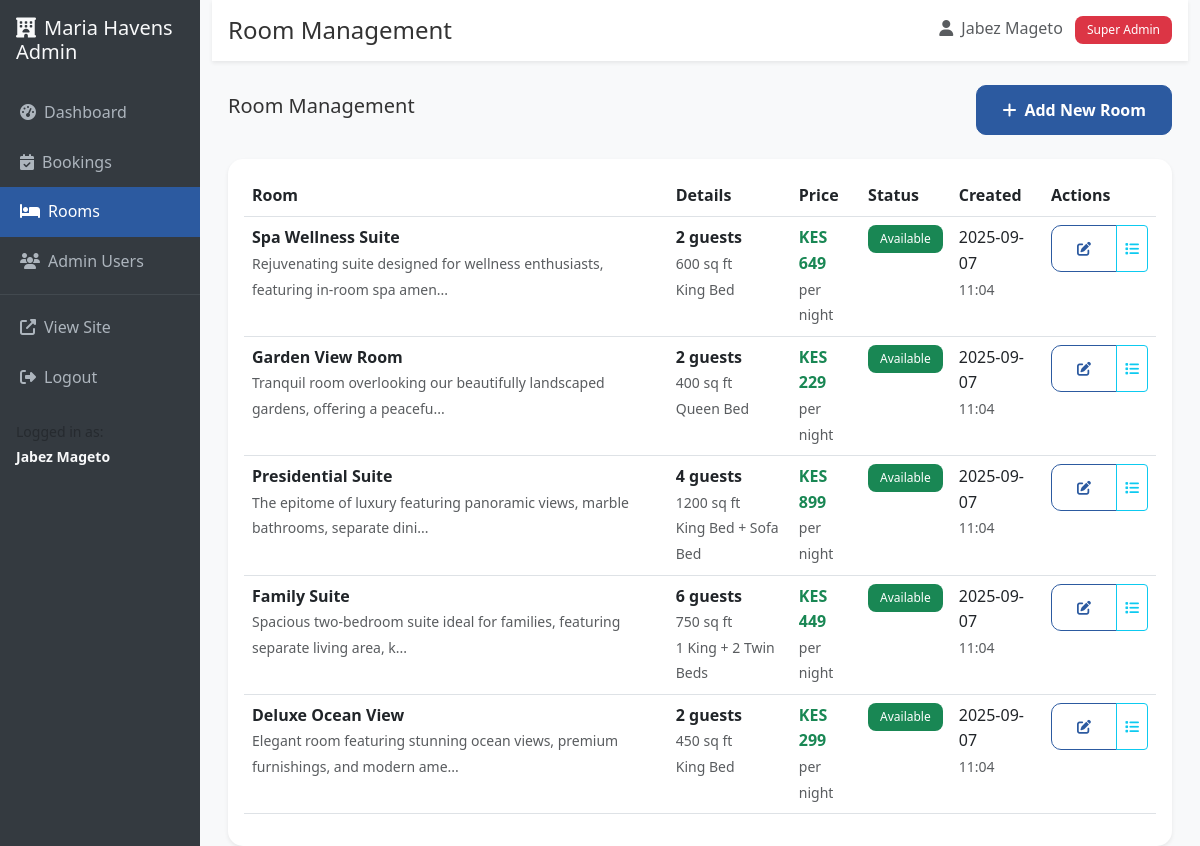
The page /admin/rooms (signed in) on the database its author committed.
### models.py (models this page shows, shortened)
class User(UserMixin, db.Model):
    __tablename__ = 'users'
    id = db.Column(db.Integer, primary_key=True)
    email = db.Column(db.String(120), unique=True, nullable=False)
    password_hash = db.Column(db.String(256), nullable=False)
    name = db.Column(db.String(100), nullable=False)
    is_admin = db.Column(db.Boolean, default=False)
    is_super_admin = db.Column(db.Boolean, default=False)  # Manager who can create other admins
    created_at = db.Column(db.DateTime, default=datetime.utcnow)
    created_by_id = db.Column(db.Integer, db.ForeignKey('users.id'))  # Track who created this admin
    created_admins = db.relationship('User', backref=db.backref('created_by', remote_side=[id]), lazy=True)

class Room(db.Model):
    __tablename__ = 'rooms'
    id = db.Column(db.Integer, primary_key=True)
    name = db.Column(db.String(100), nullable=False)
    description = db.Column(Text, nullable=False)
    price_per_night = db.Column(db.Numeric(10, 2), nullable=False)
    max_occupancy = db.Column(db.Integer, nullable=False)
    room_size = db.Column(db.String(50))
    bed_type = db.Column(db.String(50))
    amenities = db.Column(Text)  # JSON string of amenities
    image_url = db.Column(db.String(200))
    is_available = db.Column(db.Boolean, default=True)
    created_at = db.Column(db.DateTime, default=datetime.utcnow)

### routes.py (the view)
@app.route('/admin/rooms')
@login_required
def admin_rooms():
    if not current_user.is_admin:
        flash('Access denied. Admin privileges required.', 'danger')
        return redirect(url_for('index'))
    page = request.args.get('page', 1, type=int)
    rooms = Room.query.order_by(Room.created_at.desc()).paginate(
        page=page, per_page=10, error_out=False)
    return render_template('admin/rooms.html', rooms=rooms)

### app.py (called while the page is built)
@login_manager.user_loader
def load_user(user_id):
    return User.query.get(int(user_id))

### templates/admin/rooms.html (shortened to what this page needs)
{% extends "admin/base.html" %}
{% block page_title %}Room Management{% endblock %}
{% block content %}
<div class="d-flex justify-content-between align-items-center mb-4">
    <h5>Room Management</h5>
    <a href="{{ url_for('admin_add_room') }}" class="btn btn-primary">
        <i class="fas fa-plus me-2"></i>Add New Room
    </a>
</div>
<div class="card border-0 shadow-sm">
    <div class="card-body">
        {% if rooms.items %}
        <div class="table-responsive">
            <table class="table table-hover">
                <thead>
                    <tr>
                        <th>Room</th>
                        <th>Details</th>
                        <th>Price</th>
                        <th>Status</th>
                        <th>Created</th>
                        <th>Actions</th>
                    </tr>
                </thead>
                <tbody>
                    {% for room in rooms.items %}
                    <tr>
                        <td>
                            <strong>{{ room.name }}</strong><br>
                            <small class="text-muted">{{ room.description[:80] }}{% if room.description|length > 80 %}...{% endif %}</small>
                        </td>
                        <td>
                            <strong>{{ room.max_occupancy }} guests</strong><br>
                            {% if room.room_size %}<small class="text-muted">{{ room.room_size }}</small><br>{% endif %}
                            {% if room.bed_type %}<small class="text-muted">{{ room.bed_type }}</small>{% endif %}
                        </td>
                        <td>
                            <strong class="text-success">KES {{ "{:,.0f}".format(room.price_per_night) }}</strong><br>
                            <small class="text-muted">per night</small>
                        </td>
                        <td>
                            {% if room.is_available %}
                                <span class="badge bg-success">Available</span>
                            {% else %}
                                <span class="badge bg-danger">Unavailable</span>
                            {% endif %}
                        </td>
                        <td>
                            {{ room.created_at.strftime('%Y-%m-%d') }}<br>
                            <small class="text-muted">{{ room.created_at.strftime('%H:%M') }}</small>
                        </td>
                        <td>
                            <div class="btn-group" role="group">
                                <a href="{{ url_for('admin_edit_room', room_id=room.id) }}" class="btn btn-sm btn-outline-primary">
                                    <i class="fas fa-edit"></i>
                                </a>
                                <button type="button" class="btn btn-sm btn-outline-info" data-bs-toggle="modal" data-bs-target="#amenities-{{ room.id }}">
                                    <i class="fas fa-list"></i>
                                </button>
                            </div>
                        </td>
                    </tr>
                    {% endfor %}
                </tbody>
            </table>
        </div>
        {% endif %}
    </div>
</div>
{% endblock %}

### templates/admin/base.html (shortened to what this page needs)
<!DOCTYPE html>
<html lang="en">
<head>
    <link href="https://cdn.jsdelivr.net/npm/bootstrap@5.3.0/dist/css/bootstrap.min.css" rel="stylesheet">
    <link href="https://cdnjs.cloudflare.com/ajax/libs/font-awesome/6.4.0/css/all.min.css" rel="stylesheet">
    <link href="{{ url_for('static', filename='css/style.css') }}" rel="stylesheet">
</head>
<body>
    <div class="container-fluid">
        <div class="row">
            <div class="col-md-3 col-lg-2 px-0 admin-sidebar">
                <div class="p-3">
                    <h5 class="text-light">
                        <i class="fas fa-hotel me-2"></i>Maria Havens Admin
                    </h5>
                </div>
                <nav class="nav flex-column">
                    <a class="sidebar-item {% if request.endpoint == 'admin_dashboard' %}active{% endif %}"
                       href="{{ url_for('admin_dashboard') }}">
                        <i class="fas fa-tachometer-alt me-2"></i>Dashboard
                    </a>
                    <a class="sidebar-item {% if request.endpoint == 'admin_bookings' %}active{% endif %}"
                       href="{{ url_for('admin_bookings') }}">
                        <i class="fas fa-calendar-check me-2"></i>Bookings
                    </a>
                    <a class="sidebar-item {% if request.endpoint in ['admin_rooms', 'admin_add_room', 'admin_edit_room'] %}active{% endif %}"
                       href="{{ url_for('admin_rooms') }}">
                        <i class="fas fa-bed me-2"></i>Rooms
                    </a>
                    {% if current_user.is_super_admin %}
                    <a class="sidebar-item {% if request.endpoint in ['admin_users', 'admin_add_user'] %}active{% endif %}"
                       href="{{ url_for('admin_users') }}">
                        <i class="fas fa-users me-2"></i>Admin Users
                    </a>
                    {% endif %}
                    <hr class="text-secondary my-2">
                    <a class="sidebar-item" href="{{ url_for('index') }}" target="_blank">
                        <i class="fas fa-external-link-alt me-2"></i>View Site
                    </a>
                    <a class="sidebar-item" href="{{ url_for('admin_logout') }}">
                        <i class="fas fa-sign-out-alt me-2"></i>Logout
                    </a>
                </nav>
                <div class="p-3 mt-auto">
                    <small class="text-muted">
                        Logged in as:<br>
                        <strong class="text-light">{{ current_user.name }}</strong>
                    </small>
                </div>
            </div>
            <div class="col-md-9 col-lg-10 admin-content">
                <div class="bg-white shadow-sm p-3 mb-4">
                    <div class="d-flex justify-content-between align-items-center">
                        <h4 class="mb-0">{% block page_title %}Admin Dashboard{% endblock %}</h4>
                        <span class="text-muted">
                            <i class="fas fa-user me-2"></i>{{ current_user.name }}
                            {% if current_user.is_super_admin %}<span class="badge bg-danger ms-2">Super Admin</span>{% endif %}
                        </span>
                    </div>
                </div>
                <div class="px-3">
                    {% block content %}{% endblock %}
                </div>
            </div>
        </div>
    </div>
</body>
</html>

### static/css/style.css (style rules this page uses)
:root { --primary-color: #2c5aa0; --secondary-color: #f8f9fa; --accent-color: #17a2b8; --dark-color: #343a40; --light-color: #ffffff; }
body { font-family: 'Segoe UI', Tahoma, Geneva, Verdana, sans-serif; line-height: 1.6; color: #333; }
.card { transition: transform 0.3s ease, box-shadow 0.3s ease; border-radius: 15px; overflow: hidden; }
.btn-primary { background: var(--primary-color); border-color: var(--primary-color); border-radius: 10px; padding: 12px 25px; font-weight: 600; transition: all 0.3s ease; }
.btn-outline-primary { color: var(--primary-color); border-color: var(--primary-color); border-radius: 10px; padding: 12px 25px; font-weight: 600; transition: all 0.3s ease; }
.badge { font-weight: 500; padding: 8px 12px; border-radius: 8px; }

### templates/admin/base.html (style rules this page uses)
.admin-sidebar { min-height: 100vh; background: var(--dark-color); }
.admin-content { min-height: 100vh; background: #f8f9fa; }
.sidebar-item { color: #adb5bd; text-decoration: none; padding: 12px 20px; display: block; transition: all 0.3s; }
.sidebar-item:hover, .sidebar-item.active { color: white; background: var(--primary-color); }

### rows shown on the page
User: name "Jabez Mageto"
Room: name "Spa Wellness Suite", description "Rejuvenating suite designed for wellness enthusiasts, featuring in-room spa amen", max_occupancy "2", room_size "600 sq ft", bed_type "King Bed", price_per_night "649", is_available "Available", created_at "2025-09-07", created_at "11:04"
Room: name "Garden View Room", description "Tranquil room overlooking our beautifully landscaped gardens, offering a peacefu", max_occupancy "2", room_size "400 sq ft", bed_type "Queen Bed", price_per_night "229", is_available "Available", created_at "2025-09-07", created_at "11:04"
Room: name "Presidential Suite", description "The epitome of luxury featuring panoramic views, marble bathrooms, separate dini", max_occupancy "4", room_size "1200 sq ft", bed_type "King Bed + Sofa Bed", price_per_night "899", is_available "Available", created_at "2025-09-07", created_at "11:04"
Room: name "Family Suite", description "Spacious two-bedroom suite ideal for families, featuring separate living area, k", max_occupancy "6", room_size "750 sq ft", bed_type "1 King + 2 Twin Beds", price_per_night "449", is_available "Available", created_at "2025-09-07", created_at "11:04"
Room: name "Deluxe Ocean View", description "Elegant room featuring stunning ocean views, premium furnishings, and modern ame", max_occupancy "2", room_size "450 sq ft", bed_type "King Bed", price_per_night "299", is_available "Available", created_at "2025-09-07", created_at "11:04"
